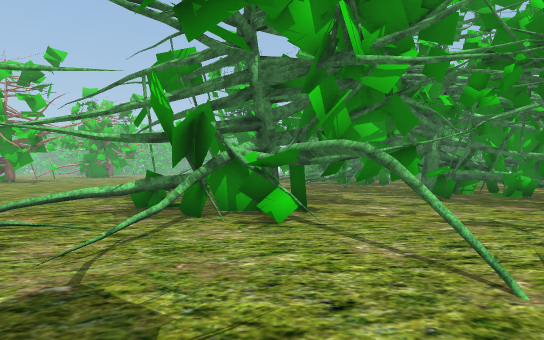
[1] (above)

24 first-person views from a walk through a 3-D level made in the Unity game engine. The camera is 1.4 m above the floor, looks level and sees 70° across. The floor is counted in squares, 2 m on a side. Each view is taken from the middle of a square. On the plan, view 1 faces up. The plan holds only what a view shows up to about 11 squares ahead; the rest is blank. The place goes on beyond the plan. Some animated figures are not drawn. Some surface patterns are stand-ins.

[2]
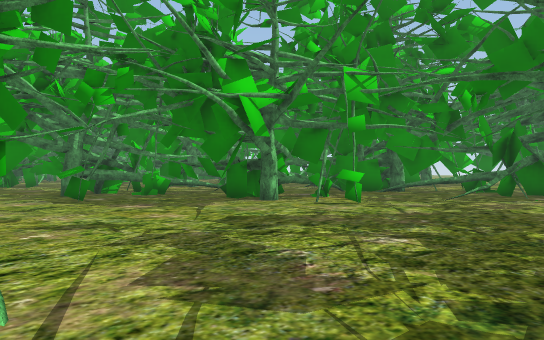

[3]
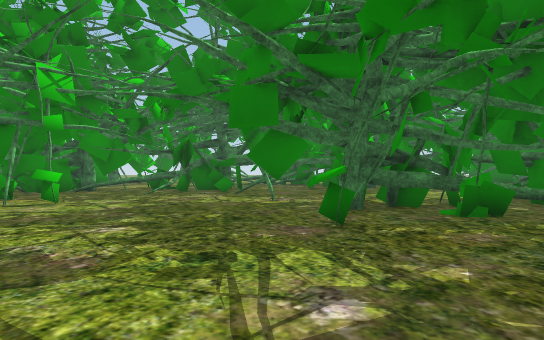

[4]
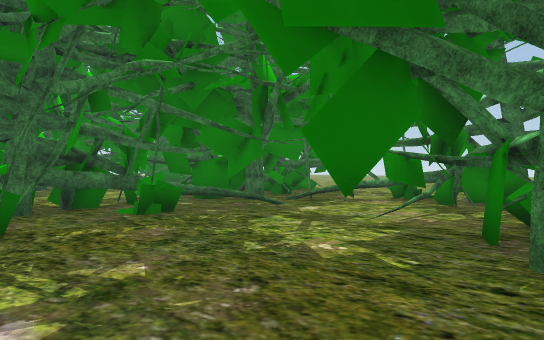

[5]
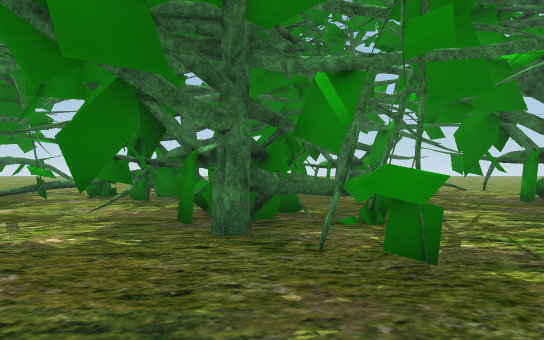

[6]
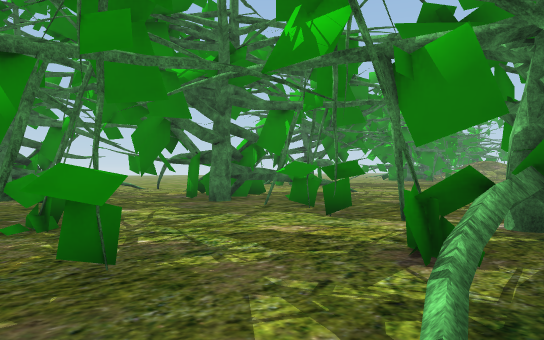

[7]
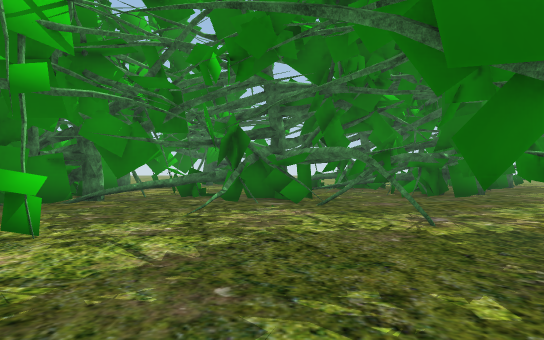

[8]
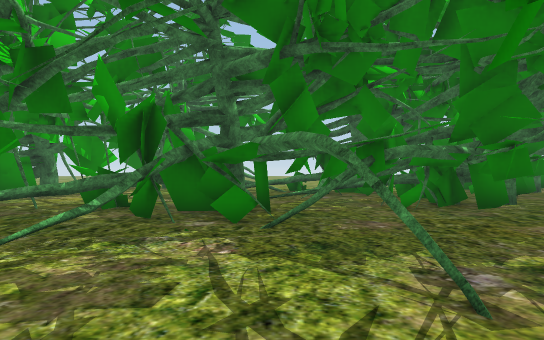

[9]
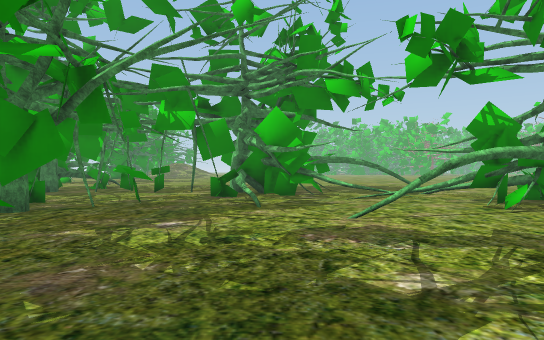

[10]
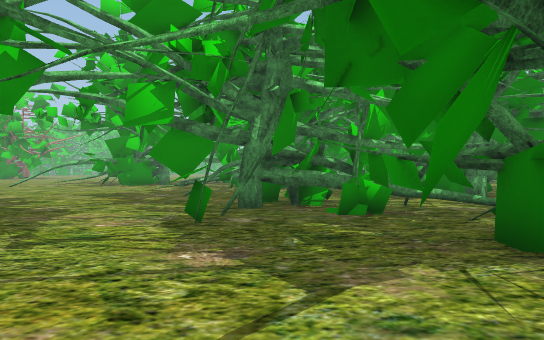

[11]
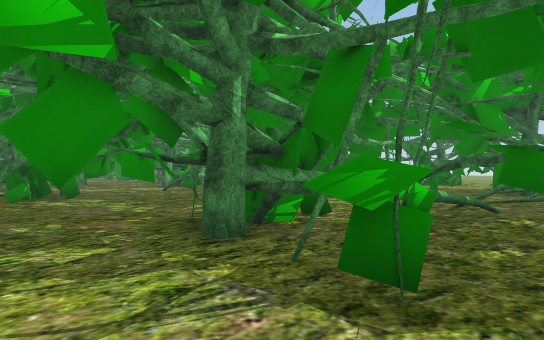

[12]
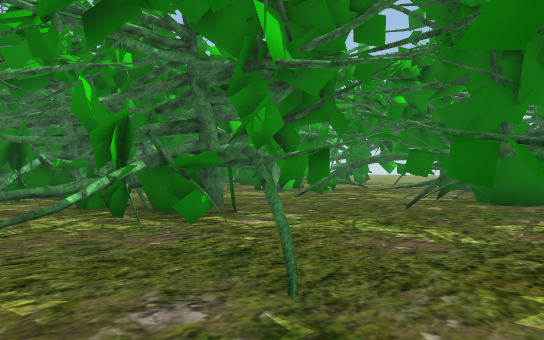

[13]
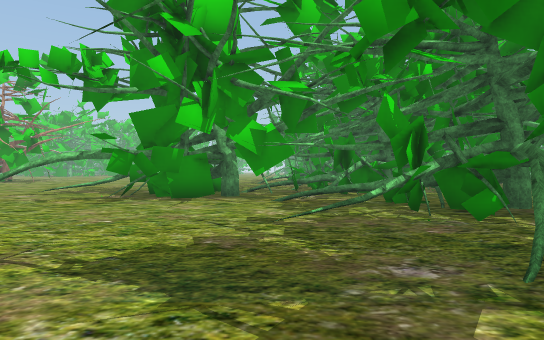

[14]
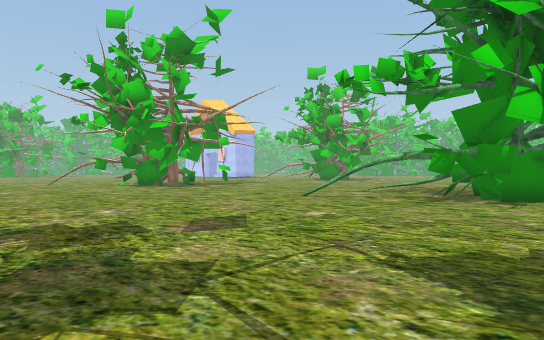

[15]
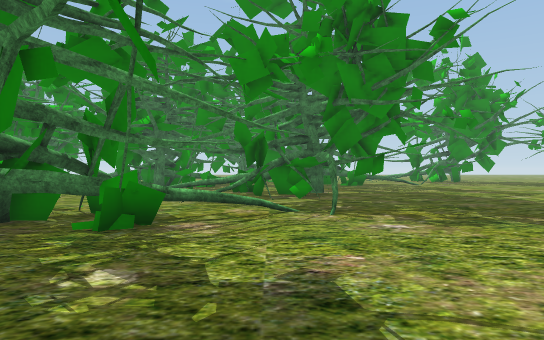

[16]
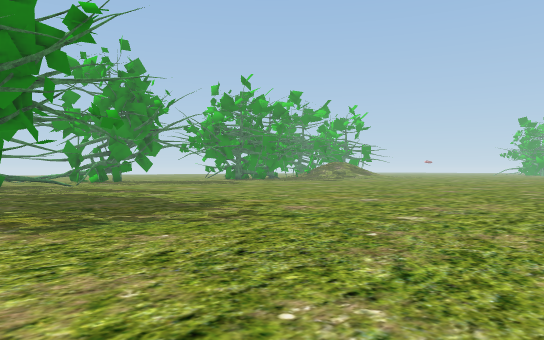

[17]
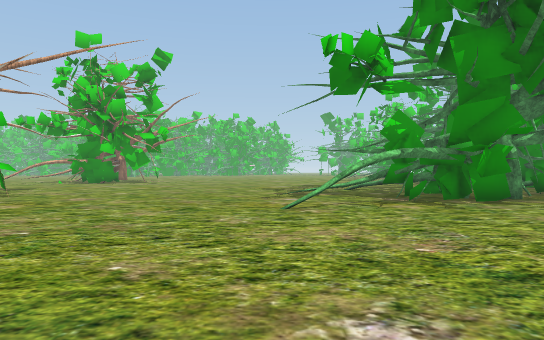

[18]
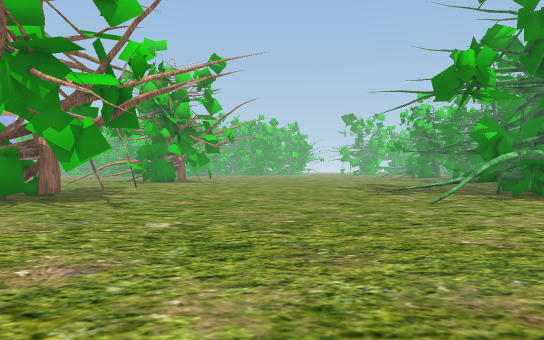

[19]
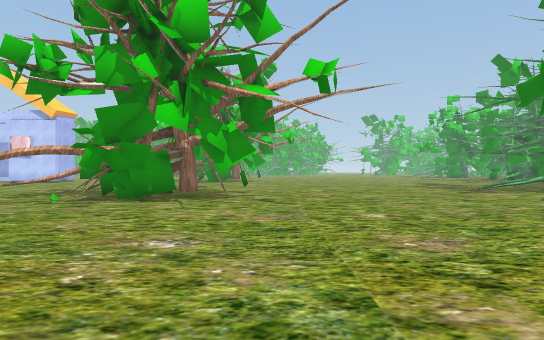

[20]
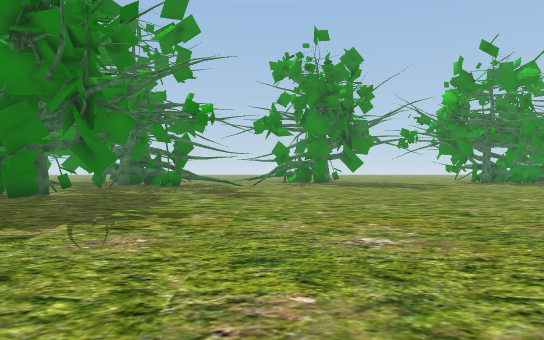

[21]
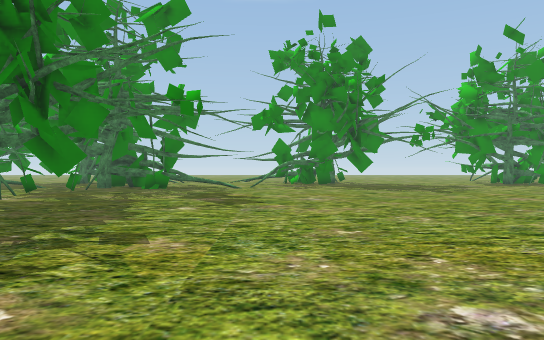

[22]
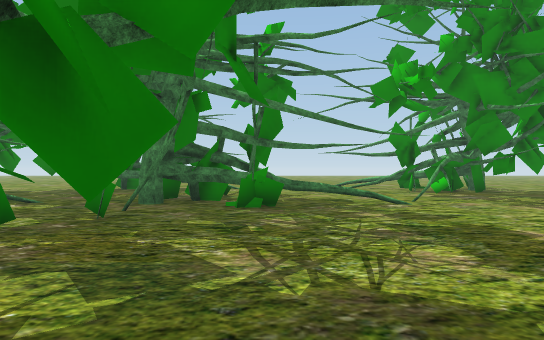

[23]
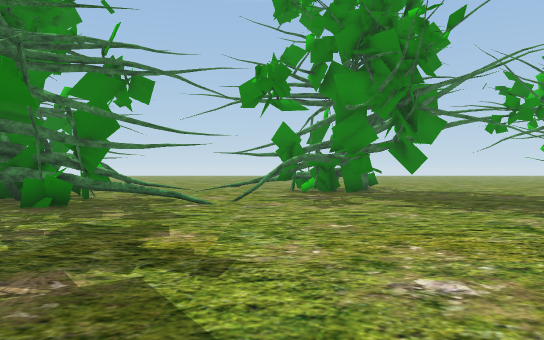

[24]
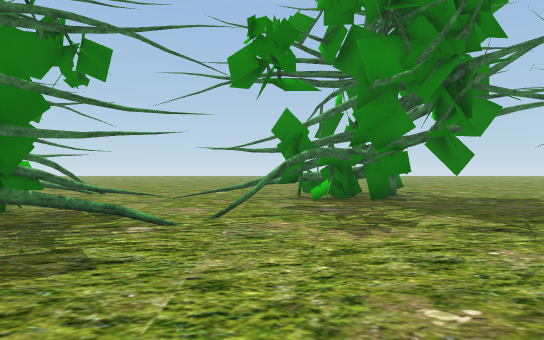

### Floor plan
Key: @ floor where view 1 was taken; # wall or solid block; x gap in a wall; . floor; / step, stairs or slope; = window, fence, low wall or low ledge; O other object.
Columns run from 17 left of view 1 to 18 right of it. Each row starts with its distance up from view 1.
 26                      OO
 25                O    OO
 24     ............O   OOO
 23  ##.#........#OOOO. OOOO
 22 ..##..........OOO...O .O O
 21 ####.........O.O..O..O.O..
 20 .##.#.......O..O...OOO.....
 19 ..#..................OOOO.O.
 18 x..................#OOO...O.O
 17  ....................OO.....O
 16  ....................OO.OO#OO
 15   ..................O...O.OOOO
 14    ...................O....OOO
 13    .....  ............OOOOO O
 12         ... .. .....O.OOO . O#O
 11     ........     .....OO O..   OO
 10 ................  ....O### O    O
  9 ................O O..O.OOO
  8  ................OO.....OOO  OOO  OO
  7   ............OOOO......OOOOOOOO#..O
  6  .............O.OO#O...O.OO...#O...O
  5  ...........O...O............OO##.
  4 ............O...O.O............O...
  3 ..........O...x...O......../#O#O.OO
  2 ...........OOOO...............OO#
  1 ............OO...............OOO...
  0 ..........O.OOOO.@.......O=OOOOO#O#
 -1 ......................#OOOO ..O O###
 -2 ............O...#..O....OOOO.OOOO#OO
 -3  ...........O...OOO....OOO    OOOO#O
 -4  ...........O..O#OO....OOOO   .O#OO
 -5 ...........O...O#OO#O..O.OOO   O. #
 -6 ........OOOOO....O  ... OOO       OO
 -7 .....O....OOOO...  OO..OOO
 -8 ...O.O...OOOO....O OO O# O
 -9 ..OO ...OO..O.O..O OOOO

Where each view was taken, in squares from view 1:
view 1: 0 up, 0 right, facing up
view 2: 0 up, 1 right, facing up-right
view 3: 0 up, 0 right, facing right
view 4: 0 up, 0 right, facing down-right
view 5: 1 up, 0 right, facing down
view 6: 1 up, 0 right, facing down-left
view 7: 2 up, 4 right, facing right
view 8: 1 up, 7 right, facing right
view 9: 1 up, 7 right, facing left
view 10: 4 up, 5 right, facing up
view 11: 8 up, 2 right, facing up-right
view 12: 13 up, 1 right, facing up-right
view 13: 12 up, 1 right, facing up
view 14: 12 up, 1 right, facing up-left
view 15: 12 up, 4 left, facing down
view 16: 12 up, 5 left, facing down-left
view 17: 13 up, 6 left, facing up
view 18: 12 up, 9 left, facing up
view 19: 11 up, 12 left, facing up
view 20: 11 up, 12 left, facing down
view 21: 9 up, 12 left, facing down
view 22: 2 up, 8 left, facing down
view 23: 2 up, 12 left, facing down
view 24: 1 down, 12 left, facing down
